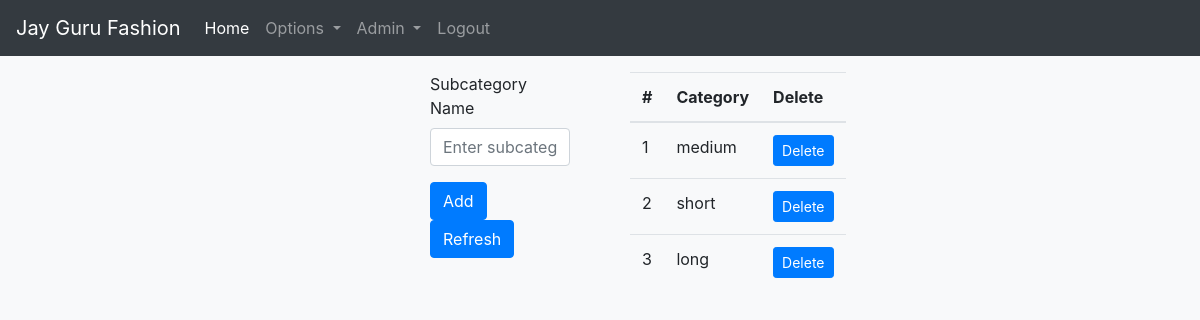
The page /add_subcategory.php (signed in) on the database its author committed.
### tables this page shows
CREATE TABLE `subcategory` (
  `id` int(11) NOT NULL,
  `subcategory_name` varchar(50) NOT NULL
);

### add_subcategory.php (the view, shortened to what this page needs)
<!DOCTYPE html>
<html lang="en">
  <head>
    <link rel="stylesheet" href="css/bootstrap.min.css" />
  </head>
  <body class="bg-light">
  <?php include("navbar.php"); ?>
    <section>
      <div class="container-fluid">
        <div class="row">
          <div class="col-sm-2"></div>
          <div class="col-sm-2"></div>
          <div class="col-sm-2">
            <div class="container mt-3">
              <form action="add_subcategory.php" method="POST">
                <div class="form-group">
                  <label for="exampleInputEmail1">Subcategory Name</label>
                  <input
                    type="text"
                    class="form-control"
                    id="input_subcategory"
                    placeholder="Enter subcategory"
                    name="input_subcategory"
                  />
                </div>
                <button type="submit" id="add_subcategory" name="add_subcategory" class="btn btn-primary">Add</button>
                <button class="btn btn-primary" onclick="window.location.reload();">Refresh</button>
              </form>
            </div>
          </div>
          <div class="col-sm-2">
            <div class="container mt-3">
              <table class="table">
                <thead class="thread-light">
                  <tr>
                    <th scope="col">#</th>
                    <th scope="col">Category</th>
                    <th scope="col">Delete</th>
                  </tr>
                </thead>
                <tbody>
                  <?php
                    require("db_connection.php");
                    $count=1;
                    $sel_query="SELECT * FROM subcategory ORDER BY id desc;";
                    $result = mysqli_query($conn,$sel_query);
                    while($row = mysqli_fetch_assoc($result)) { ?>
                    <tr><td><?php echo $count; ?></td>
                    <td><?php echo $row["subcategory_name"]; ?></td>
                    <td>
                    <a class="btn btn-primary btn-sm" role="button" href="delete_subcategory.php?id=<?php echo $row["id"]; ?>">Delete</a>
                    </td>
                    </tr>
                    <?php $count++; } ?>
                </tbody>
              </table>
            </div>
          </div>
        </div>
      </div>
    </section>
  </body>
</html>

### rows shown on the page
subcategory: subcategory_name "medium"
subcategory: subcategory_name "short"
subcategory: subcategory_name "long"
